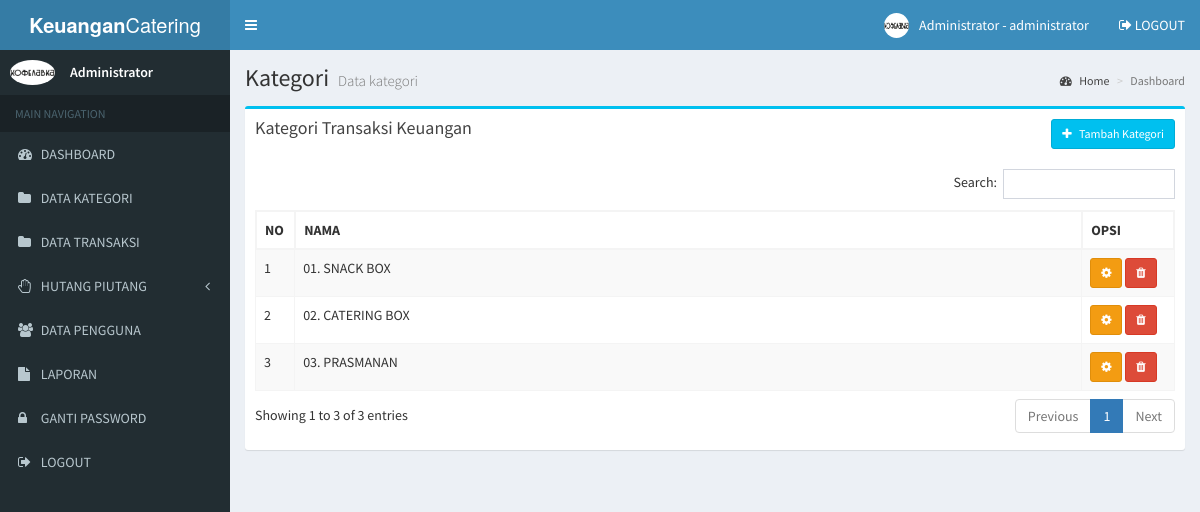
The app's page /admin/kategori.php (signed in) with its own data.
### tables this page shows
CREATE TABLE `user` (
  `user_id` int(11) NOT NULL,
  `user_nama` varchar(100) NOT NULL,
  `user_username` varchar(100) NOT NULL,
  `user_password` varchar(100) NOT NULL,
  `user_foto` varchar(100) DEFAULT NULL,
  `user_level` varchar(20) NOT NULL
);

CREATE TABLE `kategori` (
  `kategori_id` int(11) NOT NULL,
  `kategori` varchar(255) NOT NULL
);

### admin/kategori.php (the view, shortened to what this page needs)
<?php include 'header.php'; ?>
<div class="content-wrapper">
  <section class="content-header">
    <h1>
      Kategori
      <small>Data kategori</small>
    </h1>
    <ol class="breadcrumb">
      <li><a href="#"><i class="fa fa-dashboard"></i> Home</a></li>
      <li class="active">Dashboard</li>
    </ol>
  </section>
  <section class="content">
    <div class="row">
      <section class="col-lg-12">
        <div class="box box-info">
          <div class="box-header">
            <h3 class="box-title">Kategori Transaksi Keuangan</h3>
            <div class="btn-group pull-right">
              <button type="button" class="btn btn-info btn-sm" data-toggle="modal" data-target="#exampleModal">
                <i class="fa fa-plus"></i> &nbsp Tambah Kategori
              </button>
            </div>
          </div>
          <div class="box-body">
            <div class="table-responsive">
              <table class="table table-bordered table-striped" id="table-datatable">
                <thead>
                  <tr>
                    <th width="1%">NO</th>
                    <th>NAMA</th>
                    <th width="10%">OPSI</th>
                  </tr>
                </thead>
                <tbody>
                  <?php
                  include '../koneksi.php';
                  $no=1;
                  $data = mysqli_query($koneksi,"SELECT * FROM kategori ORDER BY kategori ASC");
                  while($d = mysqli_fetch_array($data)){
                    ?>
                    <tr>
                      <td><?php echo $no++; ?></td>
                      <td><?php echo $d['kategori']; ?></td>
                      <td>
                        <?php
                        if($d['kategori_id'] != 1){
                          ?>
                          <button type="button" class="btn btn-warning btn-sm" data-toggle="modal" data-target="#edit_kategori_<?php echo $d['kategori_id'] ?>">
                            <i class="fa fa-cog"></i>
                          </button>
                          <button type="button" class="btn btn-danger btn-sm" data-toggle="modal" data-target="#hapus_kategori_<?php echo $d['kategori_id'] ?>">
                            <i class="fa fa-trash"></i>
                          </button>
                          <?php
                        }
                        ?>
                      </td>
                    </tr>
                    <?php
                  }
                  ?>
                </tbody>
              </table>
            </div>
          </div>
        </div>
      </section>
    </div>
  </section>
</div>
<?php include 'footer.php'; ?>

### admin/header.php (shortened to what this page needs)
<!DOCTYPE html>
<html>
<head>
  <link rel="stylesheet" href="../assets/bower_components/bootstrap/dist/css/bootstrap.min.css">
  <link rel="stylesheet" href="../assets/bower_components/font-awesome/css/font-awesome.min.css">
  <link rel="stylesheet" href="../assets/bower_components/Ionicons/css/ionicons.min.css">
  <link rel="stylesheet" href="../assets/dist/css/AdminLTE.min.css">
  <link rel="stylesheet" href="../assets/bower_components/datatables.net-bs/css/dataTables.bootstrap.min.css">
  <link rel="stylesheet" href="../assets/dist/css/skins/_all-skins.min.css">
  <link rel="stylesheet" href="../assets/bower_components/morris.js/morris.css">
  <link rel="stylesheet" href="../assets/bower_components/jvectormap/jquery-jvectormap.css">
  <link rel="stylesheet" href="../assets/bower_components/bootstrap-datepicker/dist/css/bootstrap-datepicker.min.css">
  <link rel="stylesheet" href="../assets/bower_components/bootstrap-daterangepicker/daterangepicker.css">
  <link rel="stylesheet" href="../assets/plugins/bootstrap-wysihtml5/bootstrap3-wysihtml5.min.css">
  <?php
  include '../koneksi.php';
  ?>
</head>
<body class="hold-transition skin-blue sidebar-mini">
  <div class="wrapper">
    <header class="main-header">
      <a href="index.php" class="logo">
        <span class="logo-lg"><b>Keuangan</b>Catering</span>
      </a>
      <nav class="navbar navbar-static-top">
        <a href="#" class="sidebar-toggle" data-toggle="push-menu" role="button">
        </a>
        <div class="navbar-custom-menu">
          <ul class="nav navbar-nav">
            <li class="dropdown user user-menu">
              <a href="#" class="dropdown-toggle" data-toggle="dropdown">
                <?php
                $id_user = $_SESSION['id'];
                $profil = mysqli_query($koneksi, "select * from user where user_id='$id_user'");
                $profil = mysqli_fetch_assoc($profil);
                if ($profil['user_foto'] == "") {
                ?>
                  <img src="../gambar/sistem/user.png" class="user-image">
                <?php } else { ?>
                  <img src="../gambar/user/<?php echo $profil['user_foto'] ?>" class="user-image">
                <?php } ?>
                <span class="hidden-xs"><?php echo $_SESSION['nama']; ?> - <?php echo $_SESSION['level']; ?></span>
              </a>
            </li>
            <li>
              <a href="logout.php"><i class="fa fa-sign-out"></i> LOGOUT</a>
            </li>
          </ul>
        </div>
      </nav>
    </header>
    <aside class="main-sidebar">
      <section class="sidebar">
        <div class="user-panel">
          <div class="pull-left image">
            <?php
            $id_user = $_SESSION['id'];
            $profil = mysqli_query($koneksi, "select * from user where user_id='$id_user'");
            $profil = mysqli_fetch_assoc($profil);
            if ($profil['user_foto'] == "") {
            ?>
              <img src="../gambar/sistem/user.png" class="img-circle">
            <?php } else { ?>
              <img src="../gambar/user/<?php echo $profil['user_foto'] ?>" class="img-circle" style="max-height:45px">
            <?php } ?>
          </div>
          <div class="pull-left info">
            <p><?php echo $_SESSION['nama']; ?></p>
          </div>
        </div>
        <ul class="sidebar-menu" data-widget="tree">
          <li class="header">MAIN NAVIGATION</li>
          <li>
            <a href="index.php">
              <i class="fa fa-dashboard"></i> <span>DASHBOARD</span>
            </a>
          </li>
          <li>
            <a href="kategori.php">
              <i class="fa fa-folder"></i> <span>DATA KATEGORI</span>
            </a>
          </li>
          <li>
            <a href="transaksi.php">
              <i class="fa fa-folder"></i> <span>DATA TRANSAKSI</span>
            </a>
          </li>
          <li class="treeview">
            <a href="#">
              <i class="fa fa-hand-paper-o"></i>
              <span>HUTANG PIUTANG</span>
              <span class="pull-right-container">
                <i class="fa fa-angle-left pull-right"></i>
              </span>
            </a>
          </li>
          <li>
            <a href="user.php">
              <i class="fa fa-users"></i> <span>DATA PENGGUNA</span>
            </a>
          </li>
          <li>
            <a href="laporan.php">
              <i class="fa fa-file"></i> <span>LAPORAN</span>
            </a>
          </li>
          <li>
            <a href="gantipassword.php">
              <i class="fa fa-lock"></i> <span>GANTI PASSWORD</span>
            </a>
          </li>
          <li>
            <a href="logout.php">
              <i class="fa fa-sign-out"></i> <span>LOGOUT</span>
            </a>
          </li>
        </ul>
      </section>
    </aside>

### admin/header.php (style rules this page uses)
#table-datatable { width: 100% !important; }
#table-datatable .sorting_disabled { border: 1px solid #f4f4f4; }

### records on screen
user: user_foto (picture)
kategori: kategori "01. SNACK BOX"
kategori: kategori "02. CATERING BOX"
kategori: kategori "03. PRASMANAN"

### other values on screen
$_SESSION['nama'] "Administrator"
$_SESSION['level'] "administrator"
